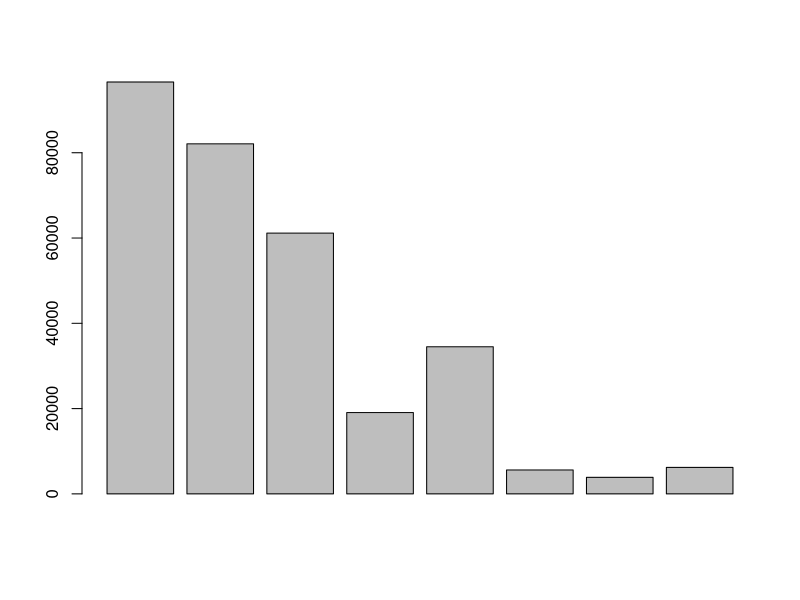
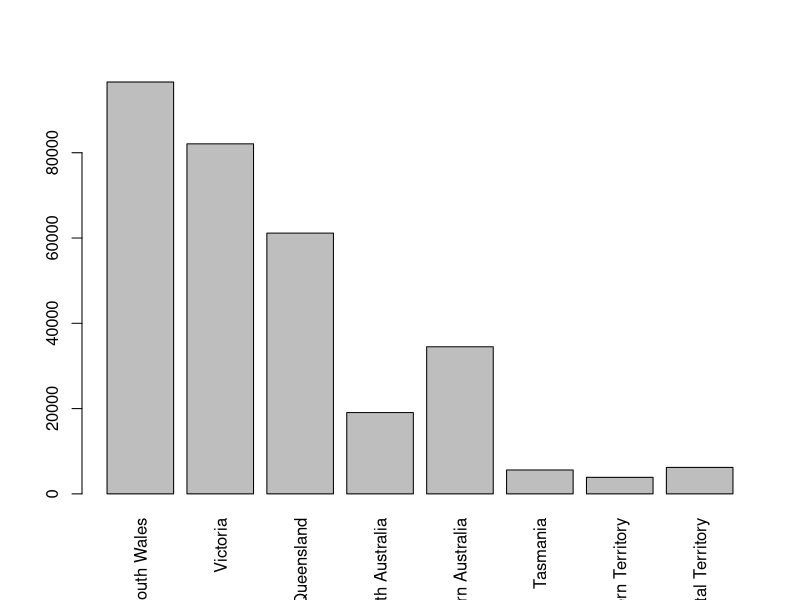
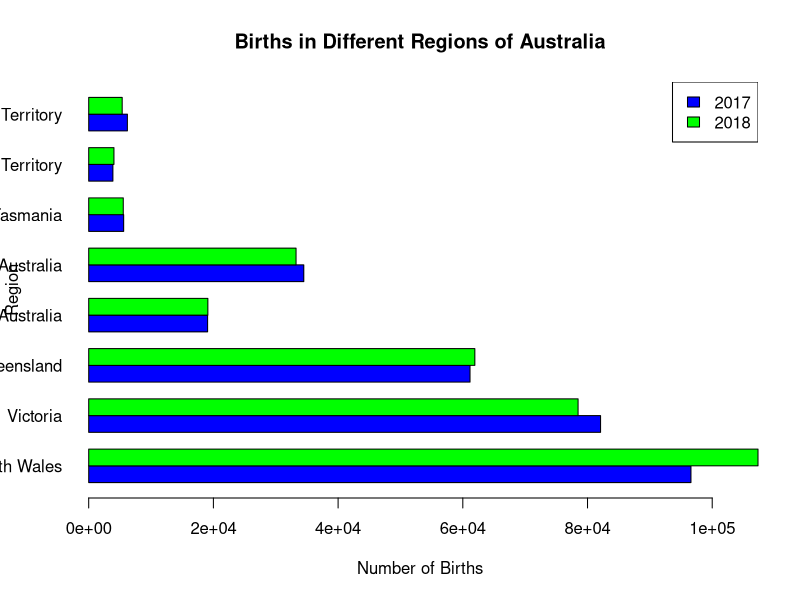

Here is the R script that generated these plots, in order:
## ---- chunk 1
data <- read.csv('Birth Data.csv')
## ---- chunk 2
head(data)
tail(data)
summary(data)
names(data)
ncol(data)
nrow(data)
## ---- chunk 3
class(data)
## ---- chunk 4
class(data$X2017)
## ---- chunk 5
data$X2017

as.numeric(data$X2017)
## ---- chunk 6
as.numeric("31234")

as.numeric("31,234")
## ---- chunk 7
as.numeric(gsub(",", "", data$X2017))
## ---- chunk 8
data$X2017 = as.numeric(gsub(",", "", data$X2017))
data$X2017
## ---- chunk 9
barplot(data$X2017)
## ---- chunk 10
barplot(data$X2017, names=data$Region, las=3)
## ---- chunk 11
data$X2018 = as.numeric(gsub(",", "", data$X2018))
matrix = rbind(data$X2017, data$X2018)
## ---- chunk 12
barplot(matrix, beside = TRUE, horiz = TRUE, names = data$Region, col = c("blue", "green"), main = "Births in Different Regions of Australia",
        xlab = "Number of Births", ylab = "Region", las = 1)

legend("topright", legend = c("2017", "2018"), fill = c("blue", "green"))
